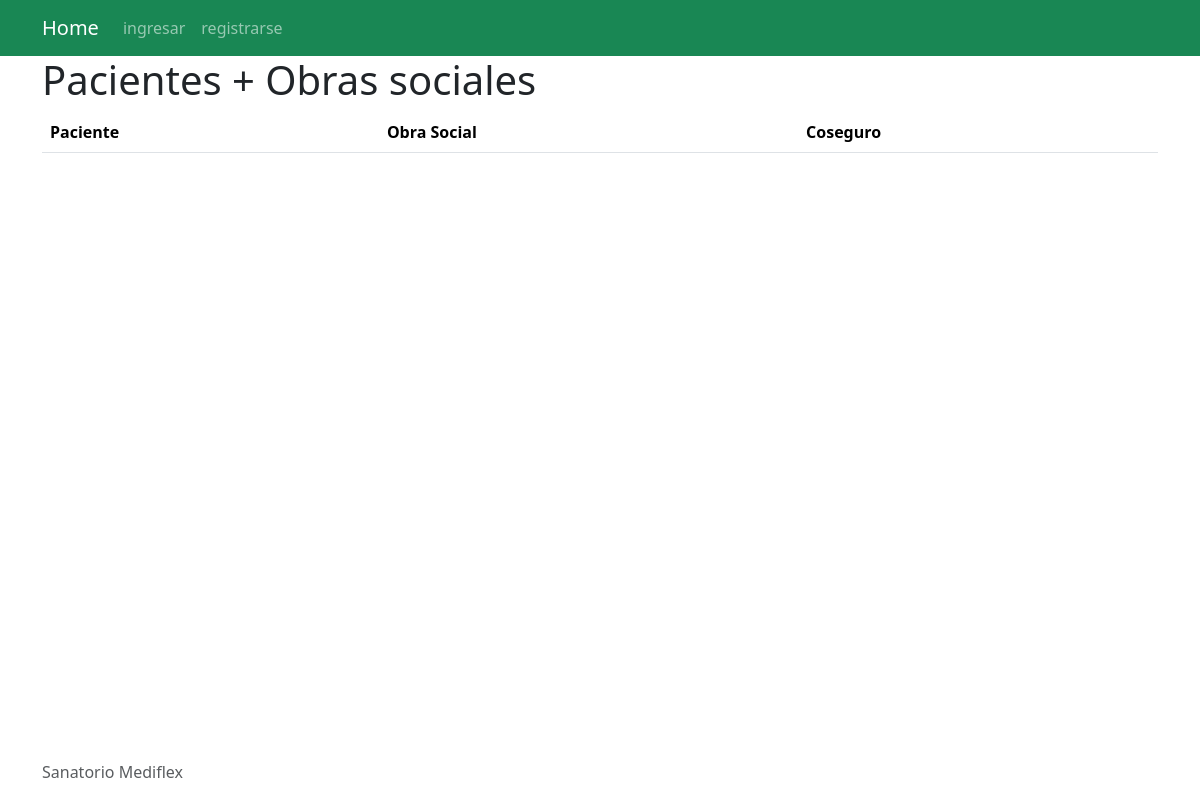
The app's page /gestion_internaciones/obras/, older data.
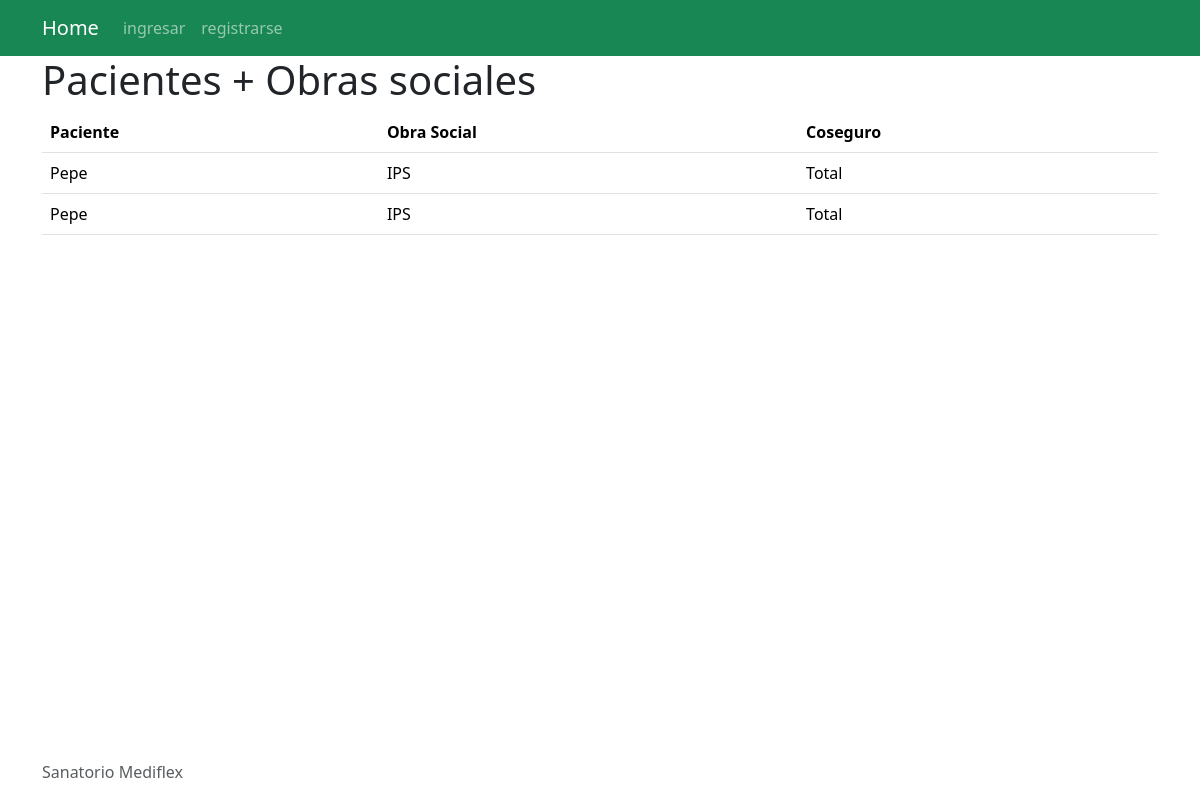
The same page, newer data.
### gestion_internaciones/models.py (models this page shows, shortened)
class Obras_Pacientes(models.Model):
    paciente = models.ForeignKey("Pacientes",on_delete=models.CASCADE)
    obra_social = models.ForeignKey("Obras_Sociales",on_delete=models.CASCADE)
    coseguro = models.ForeignKey("Coseguros",on_delete=models.CASCADE)

class Pacientes(models.Model):
    nombre_pac = models.CharField(max_length=30)
    apellido_pac = models.CharField(max_length=15)
    dni_pac = models.CharField(max_length=10)
    domicilio_pac = models.CharField(max_length=50)
    telefono_pac = models.CharField(max_length=12)
    estados_choices = [('1','Internado'),
    ('2', 'Alta'),
    ('3', 'Fallecido')]
    estado_pac = models.CharField(
        max_length=10,
        choices=estados_choices, default='Espera'
    )

class Obras_Sociales(models.Model):
    nombre_obra = models.CharField(max_length=10)
    tipo = models.CharField(max_length=10)
    prestaciones = models.TextField()

class Coseguros(models.Model):
    nombre_cos = models.CharField(max_length=10)
    tipo = models.CharField(max_length=10)
    prestaciones = models.TextField()

### gestion_internaciones/views.py (the view)
# urls.py: path('obras/', views.mostrarObras, name='obras'),
def mostrarObras(request):
    obras = Obras_Pacientes.objects.all()
    context={
        'obras': obras
    }
    return render(request, 'mostrarobra.html', context)

### gestion_internaciones/templates/mostrarobra.html
{% extends "base.html" %}
{% block content%}
    <h1>Pacientes + Obras sociales</h1>
    <table class="table">
        <tr>
            <th>Paciente</th>
            <th>Obra Social</th>
            <th>Coseguro</th>
        </tr>
        {% for i in obras %}
        <tr>
            <td>{{ i.paciente.nombre_pac }}</td>
            <td>{{ i.obra_social.nombre_obra }}</td>
            <td>{{ i.coseguro.nombre_cos }}</td>
        </tr>
        {% endfor %}
    </table>
{%endblock%}

### gestion_internaciones/templates/base.html (shortened to what this page needs)
<!DOCTYPE html>
<html lang="es">
    <head>
        <link href="https://cdn.jsdelivr.net/npm/bootstrap@5.3.2/dist/css/bootstrap.min.css" rel="stylesheet"
>
    </head>
    <body>
        {% include "partials/navbar.html" %}
        <main class="container">
            {% block content %} {% endblock %}
        </main>
        {% include "partials/footer.html" %}
    </body>
</html>

### gestion_internaciones/templates/partials/navbar.html (shortened to what this page needs)
<nav class="navbar navbar-expand-lg bg-success" data-bs-theme="dark">
    <div class="container">
        <a class="navbar-brand" href="{% url 'home' %}">Home</a>
        <div class="collapse navbar-collapse" id="navbarSupportedContent">
            <ul class="navbar-nav me-auto mb-2 mb-lg-0">
            {% if request.user.is_authenticated %}
              <li class="nav-item">
                <a class="nav-link active" aria-current="page" href="{% url 'listapacientes' %}">Pacientes</a>
              </li>
              <li class="nav-item">
                <a class="nav-link active" aria-current="page" href="{% url 'listapersonal' %}">Personal</a>
              </li>
              <li class="nav-item">
                <a class="nav-link active" aria-current="page" href="{% url 'listadrogueria' %}">Drogueria</a>
              </li>
              <li class="nav-item dropdown">
                <a
                    class="nav-link dropdown-toggle"
                    href="#"
                    role="button"
                    data-bs-toggle="dropdown"
                    aria-expanded="false"
                >
                    {{ user.username | capfirst }}
                </a>
                <ul class="dropdown-menu">
                    <li>
                        <a class="dropdown-item" href="{% url 'logout' %}">cerrar Sesion</a>
                    </li>
                </ul>
            </li>
            {% else %}
                <li class="nav-item">
                    <a class="nav-link {% if request.resolver_match.url_name == 'login' %}active{% endif %}" href="{% url 'login' %}">ingresar</a>
                </li>
                <li>
                    <a class="nav-link {% if request.resolver_match.url_name == 'register' %}active{% endif %}"
                    href="{% url 'register' %}" >registrarse</a>
                </li>
            {% endif %}
            </ul>
          </div>
    </div>
</nav>

### gestion_internaciones/templates/partials/footer.html
<div class="card-footer fixed-bottom">
    <footer class='container'>
        <p class='text-muted'>
            Sanatorio Mediflex
        </p>
    </footer>
</div>

Row changes from the older to the newer data that the page shows:
added Obras_Pacientes: paciente.nombre_pac "Pepe", obra_social.nombre_obra "IPS", coseguro.nombre_cos "Total"
added Obras_Pacientes: paciente.nombre_pac "Pepe", obra_social.nombre_obra "IPS", coseguro.nombre_cos "Total"
